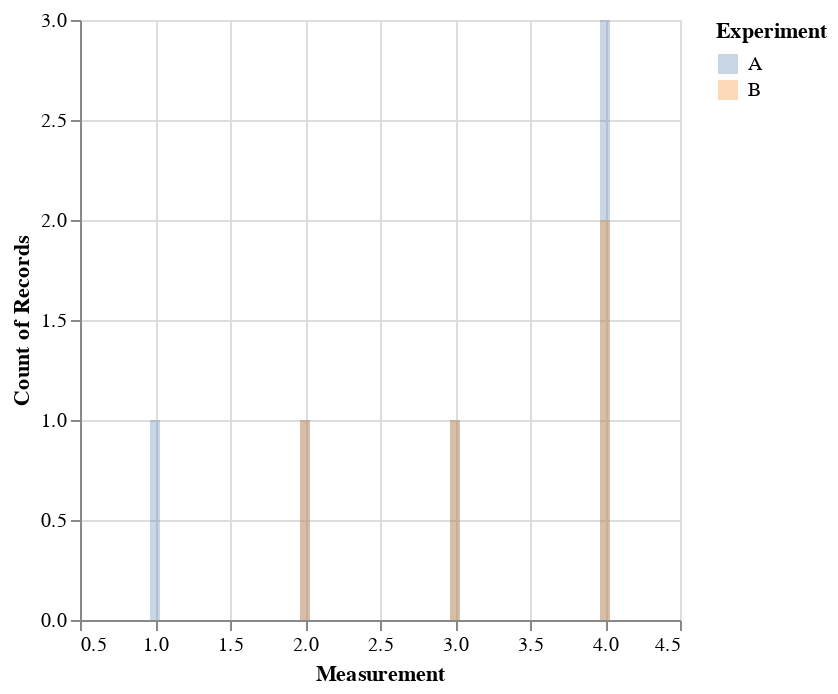

Notebook cell for this chart:
### Code cell
import pandas as pd
import altair as alt
import numpy as np
np.random.seed(42)

# Generating Data
source = pd.DataFrame({
    'A': [1, 2, 3, 4, 4, 4],
    'B': [np.nan, 2, 3, 4, 4, np.nan],
})

alt.Chart(source).transform_fold(
    ['A', 'B'],
    as_=['Experiment', 'Measurement']
).mark_bar(
    opacity=0.3,
    binSpacing=0
).encode(
    alt.X('Measurement:Q'),
    alt.Y('count()', stack=None),
    alt.Color('Experiment:N')
)

### Figure 1 — Vega-Lite specification as saved in the notebook (floating-point values rounded to 4 significant figures)
{"config": {"view": {"continuousWidth": 300, "continuousHeight": 300}}, "data": {"name": "data-4760d2c12c7a9e047a89156c3242a552"}, "mark": {"type": "bar", "binSpacing": 0, "opacity": 0.3}, "encoding": {"color": {"field": "Experiment", "type": "nominal"}, "x": {"field": "Measurement", "type": "quantitative"}, "y": {"aggregate": "count", "stack": null, "type": "quantitative"}}, "transform": [{"fold": ["A", "B"], "as": ["Experiment", "Measurement"]}], "$schema": "https://vega.github.io/schema/vega-lite/v5.17.0.json", "datasets": {"data-4760d2c12c7a9e047a89156c3242a552": [{"A": 1, "B": null}, {"A": 2, "B": 2.0}, {"A": 3, "B": 3.0}, {"A": 4, "B": 4.0}, {"A": 4, "B": 4.0}, {"A": 4, "B": null}]}}
